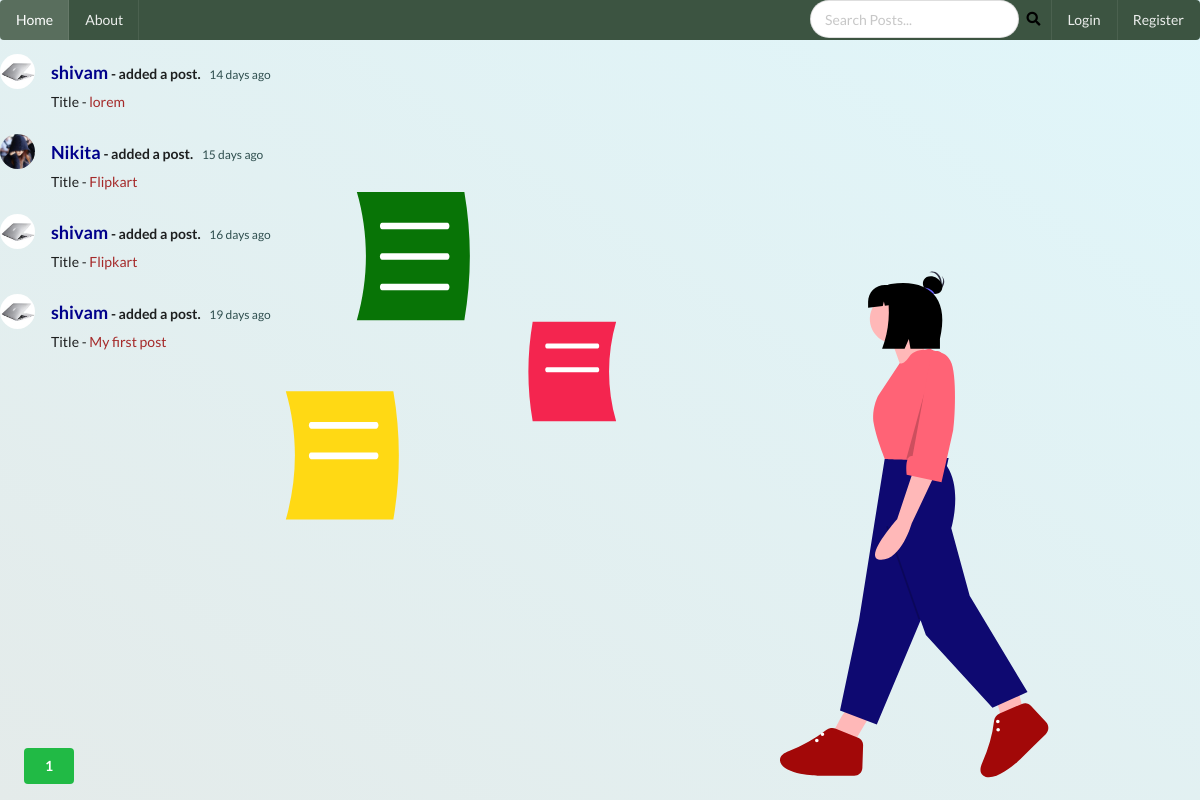
The page /home on the database its author committed.
### social_media/models.py (models this page shows, shortened)
class Post(db.Model):
    __searchable__=['content']
    id = db.Column(db.Integer, primary_key = True)
    title = db.Column(db.String(100),nullable=False)
    date_posted = db.Column(db.DateTime, nullable=False, default = datetime.utcnow)
    content = db.Column(db.Text, nullable = False)
    user_id = db.Column(db.Integer, db.ForeignKey('user.id'), nullable=False)
    comments = db.relationship('Comment', backref = 'article', lazy = True, cascade="all,delete")

class User(db.Model, UserMixin):
    id = db.Column(db.Integer, primary_key = True)
    username = db.Column(db.String(20), nullable = False, unique = True)
    email = db.Column(db.String(50), nullable = False, unique = True)
    image_file =db.Column(db.String(20), nullable = False, default = 'default.jpg')
    password = db.Column(db.String(60), nullable = False)
    posts = db.relationship("Post", backref ='author', lazy = True,cascade="all,delete")
    last_seen = db.Column(db.DateTime, default = datetime.utcnow)
    followed = db.relationship(
        'User', secondary = followers,
        primaryjoin = (followers.c.follower_id == id),
        secondaryjoin = (followers.c.followed_id == id),
        backref = db.backref('followers', lazy ='dynamic'), lazy = 'dynamic')

### social_media/main/routes.py (the view)
@main.route('/')
@main.route('/home')
def home():
    page = request.args.get('page', 1, type= int)
    q = request.args.get('q')
    if q:
        posts = Post.query.filter(Post.title.contains(q) | Post.content.contains(q)).order_by(Post.date_posted.desc()).paginate(page = page, per_page=7)
    else:
        posts = Post.query.order_by(Post.date_posted.desc()).paginate(page = page, per_page=7)
    return render_template('home.html',posts = posts)

### social_media/main/routes.py (called while the page is built)
@main.before_request
def before_request():
    if current_user.is_authenticated:
        current_user.last_seen = datetime.utcnow()
        db.session.commit()

### social_media/templates/home.html (shortened to what this page needs)
{% extends 'base.html' %}
{% block content %}
<div class="pic2" style="position: absolute; right: 2%; bottom: 2%;">
</div>
    {% for post in posts.items %}
      <div class="ui feed">
        <div class="event">
          <div class="label">
            <img src="{{ url_for('static', filename = 'profile/' + post.author.image_file) }}">
          </div>
          <div class="content">
            <div class="summary">
              <a class="user" href="{{ url_for('users.user_posts_info',username = post.author.username ) }}" >
               <h3 style="color: darkblue;"> {{ post.author.username }}</h3>
              </a>   - added a post.
              <div class="date" style="color: darkslategrey;">
                {{ moment(post.date_posted).fromNow() }}
              </div>
            </div>
            <div class="extra text">
             Title - <a href="{{ url_for('posts.post', post_id = post.id) }}" style="color: brown;" target="_blank"> {{ post.title }}</a>
            </div>
          </div>
        </div>
    {% endfor %}
<div class="page" style="position: absolute; left: 2%; bottom: 2%;">
{% for page_num in posts.iter_pages(left_edge =1, right_edge=1, left_current =1,right_current =2) %}
{% if page_num %}
{% if posts.page == page_num %}
<a href="{{ url_for('main.home',page = page_num) }}"><button class="ui green button">
  {{ page_num }}
</button>
</a>
{% else %}
<a href="{{ url_for('main.home',page = page_num) }}"><button class="ui blue basic button">
  {{ page_num }}
</button>
</a>
{% endif %}
{% else %}
    ...
{% endif %}
{% endfor %}
</div>
{% endblock %}

### social_media/static/css/style.css (style rules this page uses)
body { background: linear-gradient(to right top, #e4ebea, #e0f6fa); color: #333333; }
h1, h2, h3, h4, h5, h6 { color: #444444; }
.pic2 { margin-top: 3%; margin-left: 45%; background: none; }

### rows shown on the page
Post: image_file (picture), author.username "shivam", date_posted "14 days ago", title "lorem"
Post: image_file (placeholder picture), author.username "Nikita", date_posted "15 days ago", title "Flipkart"
Post: image_file (picture), author.username "shivam", date_posted "16 days ago", title "Flipkart"
Post: image_file (picture), author.username "shivam", date_posted "19 days ago", title "My first post"

### other values the page prints
{{ page_num }} "1"
